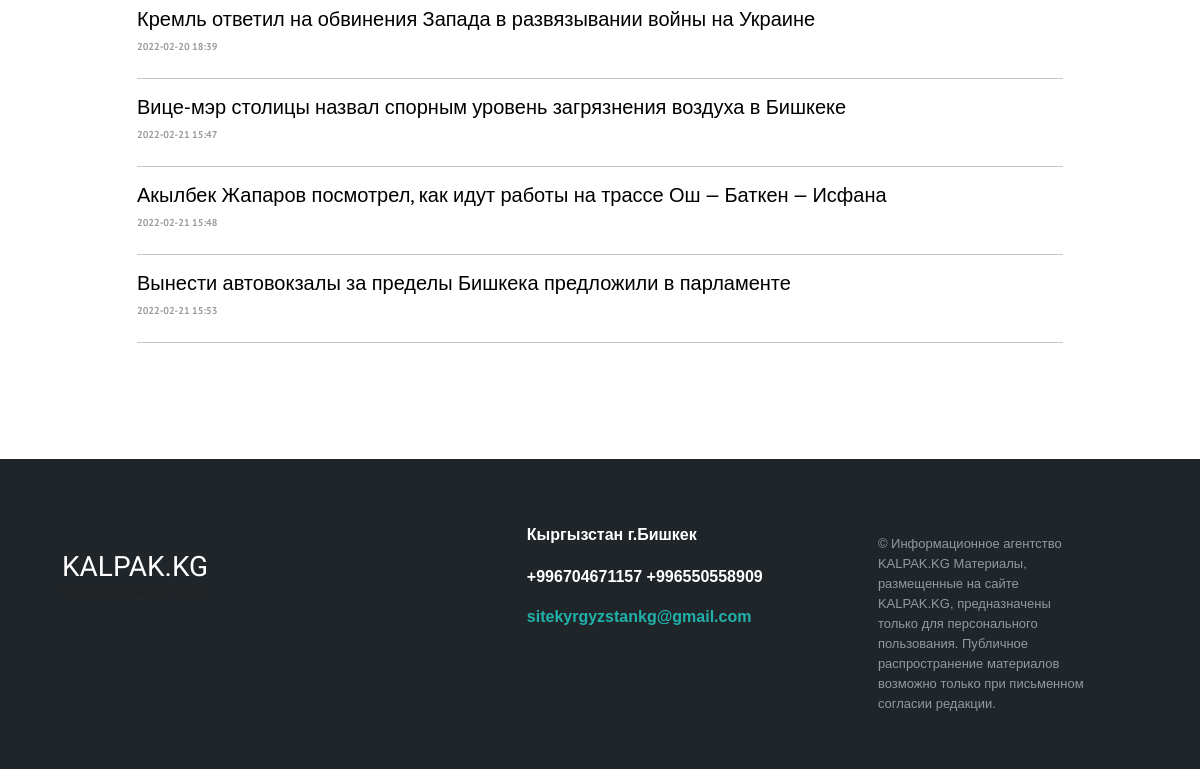
Before: /heading/2/ (lower part) with the older database file.
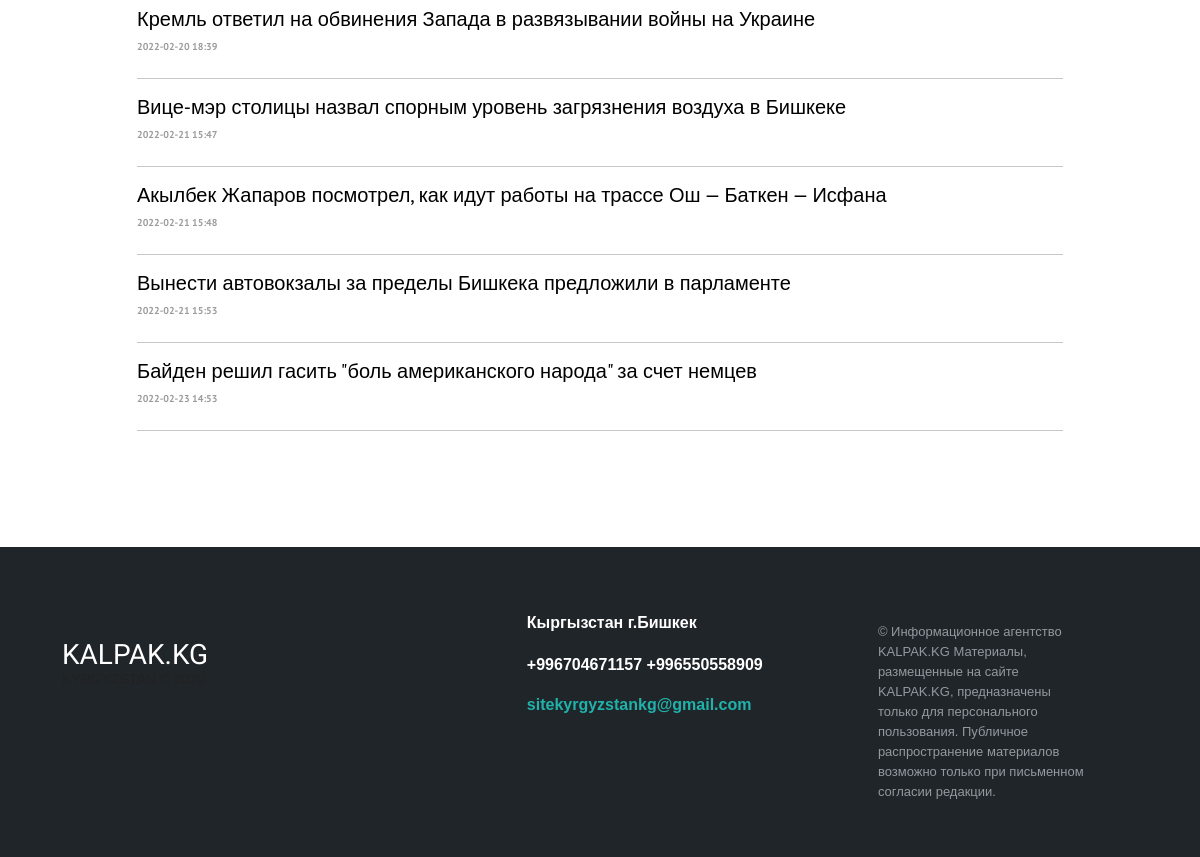
After: the same page with the newer database file.
### core/models.py (models this page shows, shortened)
class Article(models.Model):
    title = models.CharField(max_length=255)
    text = models.TextField()
    author = models.ForeignKey(
        to="Author",
        on_delete=models.SET_NULL,
        null=True, blank=True,
        related_name="article",
        verbose_name=_("Автор")
    )
    heading = models.ForeignKey(
        to="HeadingArticle",
        on_delete=models.PROTECT,
        null=True,
        related_name="article",
        verbose_name=_("Рубрика")
    )
    readers = models.ManyToManyField(
        to=User,
        related_name="readed_articles",
        blank=True,
        verbose_name=_("Читатели")
    )
    views = models.IntegerField(default=0, verbose_name=_("Просмотры"))
    created_at = models.DateTimeField(
        auto_now_add=True,
        null=True,
    )
    main_article = models.BooleanField(default=False, verbose_name=_("Первая новость"))
    margin_article_text = models.BooleanField(default=False, verbose_name=_("Ровнительные новости"))
    text_article = models.BooleanField(default=False, verbose_name=_("Текстовые новости"))
    center_article = models.BooleanField(default=False)
    right_panel_article = models.BooleanField(default=False, verbose_name=_("Главные новости"))
    updated_at = models.DateTimeField(auto_now=True)
    is_active = models.BooleanField(default=True)
    picture = models.ImageField(
        upload_to="articles_image",
        null=True, blank=True,
        verbose_name="Главная картинка статьи"
    )

### core/views.py (the view)
# urls.py: path('heading/<int:heading_id>/', heading_page, name="heading"),
def heading_page(request, heading_id):
    article = Article.objects.filter(heading_id=heading_id)
    heading = HeadingArticle.objects.all()
    category = HeadingArticle.objects.get(pk=heading_id)
    return render(request, "headings_page.html", {"article": article, "heading": heading, "category": category})

### core/templates/headings_page.html (shortened to what this page needs)
{% extends 'base.html' %}
{% block latest_news %}
            <div class="container">
                <div class="row">
                    <div class="col-md-1"></div>
                    <div class="col-md-10">
                        {% for articles in article %}
                        <h5 class="zago_main02"><a href="{% url 'article' articles.id %}" class="link-text4">{{ articles.title }}</a></h5>
                        <p class="date_time mr-5">{{ articles.created_at|date:"Y-m-d H:i" }}</p>
                        <hr class="mt-4">
                        {% endfor %}
                    </div>
                    <div class="col-md-1"></div>
                </div>
            </div>
{% endblock %}

Changed rows visible on the page:
added Article: title "Байден решил гасить \"боль американского народа\" за счет немцев", created_at "2022-02-23 14:53"
